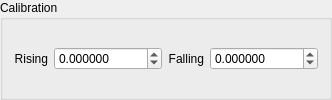
                    <widget class="QGroupBox" name="JointCalibrationGroupBox">
                      <property name="enabled">
                        <bool>true</bool>
                      </property>
                      <property name="title">
                        <string>Calibration</string>
                      </property>
                      <layout class="QHBoxLayout">
                        <item>
                          <widget class="QLabel" name="label_68">
                            <property name="maximumSize">
                              <size>
                                <width>16777215</width>
                                <height>16777215</height>
                              </size>
                            </property>
                            <property name="layoutDirection">
                              <enum>Qt::LeftToRight</enum>
                            </property>
                            <property name="text">
                              <string>Rising</string>
                            </property>
                            <property name="alignment">
                              <set>Qt::AlignRight|Qt::AlignTrailing|Qt::AlignVCenter</set>
                            </property>
                          </widget>
                        </item>
                        <item>
                          <widget class="QDoubleSpinBox" name="JointCalibrationRisingSpinBox">
                            <property name="decimals">
                              <number>6</number>
                            </property>
                            <property name="minimum">
                              <double>-10000.000000000000000</double>
                            </property>
                            <property name="maximum">
                              <double>10000.000000000000000</double>
                            </property>
                            <property name="singleStep">
                              <double>0.001000000000000</double>
                            </property>
                            <property name="value">
                              <double>0.000000000000000</double>
                            </property>
                          </widget>
                        </item>
                        <item>
                          <widget class="QLabel" name="label_69">
                            <property name="maximumSize">
                              <size>
                                <width>16777215</width>
                                <height>16777215</height>
                              </size>
                            </property>
                            <property name="layoutDirection">
                              <enum>Qt::LeftToRight</enum>
                            </property>
                            <property name="text">
                              <string>Falling</string>
                            </property>
                            <property name="alignment">
                              <set>Qt::AlignRight|Qt::AlignTrailing|Qt::AlignVCenter</set>
                            </property>
                          </widget>
                        </item>
                        <item>
                          <widget class="QDoubleSpinBox" name="JointCalibrationFallingSpinBox">
                            <property name="decimals">
                              <number>6</number>
                            </property>
                            <property name="minimum">
                              <double>-10000.000000000000000</double>
                            </property>
                            <property name="maximum">
                              <double>10000.000000000000000</double>
                            </property>
                            <property name="singleStep">
                              <double>0.001000000000000</double>
                            </property>
                          </widget>
                        </item>
                      </layout>
                    </widget>
